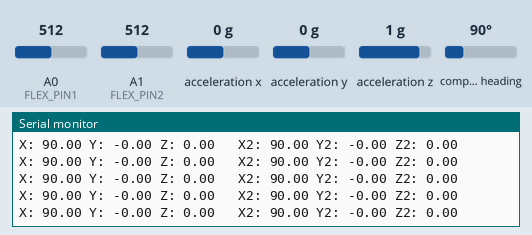
Recording of a sketch running on a simulated Arduino Uno, built with avr-gcc and run on an emulated ATmega328P. Shown: the last lines printed to the serial monitor. The inputs (shaded band) are chosen by the test bench; at power-on: compass heading 90°, A0 (FLEX_PIN1) = 512, A1 (FLEX_PIN2) = 512, acceleration x 0 g, acceleration y 0 g, acceleration z 1 g.

Above: at 9.4 s.
9.5 s: compass heading set to 174°
At 9.57 s:
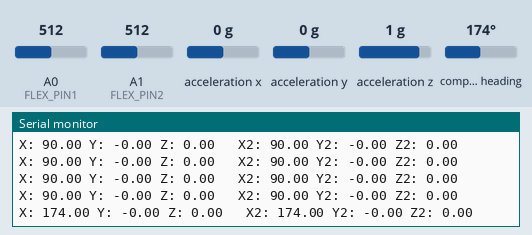
11.0 s: compass heading set to 185°
At 11.05 s:
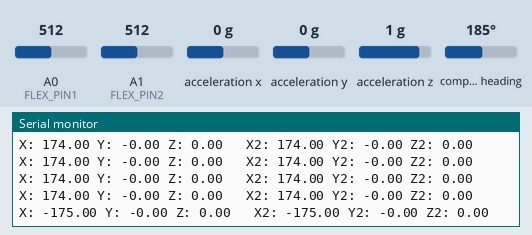
Timing chart, 0 to 14.0 s (numbered marks = the images above; inputs shaded):
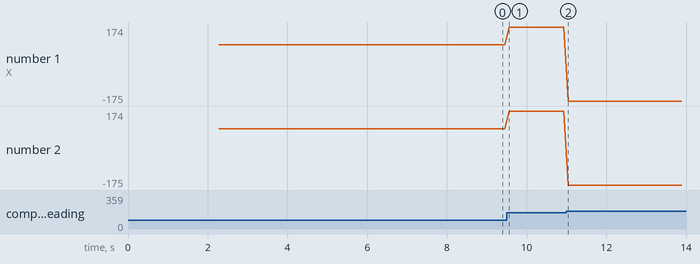

The sketch:

Basic2_BNO055Reader.ino
```cpp
/*
 * Irene Terpstra
 * Team Handroid 
 * 12/29/17 
 * Code for saving BNO055 output info 
 */
#include <Wire.h>
#include <Adafruit_Sensor.h>
#include <Adafruit_BNO055.h>
#include <utility/imumaths.h>
#include <SPI.h>
#include <SD.h>

const int chipSelect = 4;

const int FLEX_PIN1 = A0; // Pin connected to voltage divider output
const int FLEX_PIN2 = A1; // Pin connected to voltage divider output
// Measure the voltage at 5V and the actual resistance of your
// 47k resistor, and enter them below:
const float VCC = 4.98; // Measured voltage of Ardunio 5V line
const float R_DIV = 47500.0; // Measured resistance of 3.3k resistor
const float STRAIGHT_RESISTANCE = 37300.0; // resistance when straight
const float BEND_RESISTANCE = 90000.0; // resistance at 90 deg
int minBend = -20;
int maxBend = 95;
float angle1 = 0;
float angle2 = 0;

double r = 0; // roll
double p = 0; // pitch
double y = 0; // yaw / spin

double zeroBX = 0;
double tempBX = 0;
double BX;
double BY;
double BZ;

double zeroBX2 = 0;
double tempBX2 = 0;
double BX2;
double BY2;
double BZ2;


int BNO055_SAMPLERATE_DELAY_MS = 100;

Adafruit_BNO055 bno = Adafruit_BNO055(55);
Adafruit_BNO055 bno2 = Adafruit_BNO055(56, BNO055_ADDRESS_B);


/**************************************************************************/
/*
    Displays some basic information on this sensor from the unified
    sensor API sensor_t type (see Adafruit_Sensor for more information)
*/
/**************************************************************************/
void displaySensorDetails(void)
{
  sensor_t sensor;
  bno.getSensor(&sensor);
  Serial.println("------------------------------------");
  Serial.print  ("Sensor:       "); Serial.println(sensor.name);
  Serial.print  ("Driver Ver:   "); Serial.println(sensor.version);
  Serial.print  ("Unique ID:    "); Serial.println(sensor.sensor_id);
  Serial.print  ("Max Value:    "); Serial.print(sensor.max_value); Serial.println(" xxx");
  Serial.print  ("Min Value:    "); Serial.print(sensor.min_value); Serial.println(" xxx");
  Serial.print  ("Resolution:   "); Serial.print(sensor.resolution); Serial.println(" xxx");
  Serial.println("------------------------------------");
  Serial.println("");
  delay(500);
}
void displaySensorDetails2(void)
{
  sensor_t sensor;
  bno2.getSensor(&sensor);
  Serial.println(F("------------------------------------"));
  Serial.print  (F("Sensor:       ")); Serial.println(sensor.name);
  Serial.print  (F("Driver Ver:   ")); Serial.println(sensor.version);
  Serial.print  (F("Unique ID:    ")); Serial.println(sensor.sensor_id);
  Serial.print  (F("Max Value:    ")); Serial.println(sensor.max_value);
  Serial.print  (F("Min Value:    ")); Serial.println(sensor.min_value);
  Serial.print  (F("Resolution:   ")); Serial.println(sensor.resolution);
  Serial.println(F("------------------------------------"));
  Serial.println();
  delay(500);
}
/**************************************************************************/
/*
    Display sensor calibration status
*/
/**************************************************************************/
void displayCalStatus(void)
{
  /* Get the four calibration values (0..3) Any sensor data reporting 0 should be ignored, 3 means 'fully calibrated" */
  uint8_t system, gyro, accel, mag;
  system = gyro = accel = mag = 0;
  bno.getCalibration(&system, &gyro, &accel, &mag);
  bno2.getCalibration(&system, &gyro, &accel, &mag);

  /* The data should be ignored until the system calibration is > 0 */
  Serial.print("\t");
  if (!system)
  {
    Serial.print("! ");
  }
}

int convertFlexPower(double input){
  int output = 0;
  if (input <= 90 && input >= 10){
    output = map(input, 5, 90, 0, 50); // ((roll - 10) / 90); // o => [0,50]
  } else if (input > 90){
    output = 50;
  }
  return output;
}

float calculateResistance(int pinout){
  float angle = 0;
  int flexADC = analogRead(pinout);
  float flexV = flexADC * VCC / 1023.0;
  float flexR = R_DIV * (VCC / flexV - 1.0);
  // Use the calculated resistance to estimate the sensor's bend angle:
  angle = map(flexR, STRAIGHT_RESISTANCE, BEND_RESISTANCE, 0, 90.0);
  return angle;
}


void setup(void)
{
  Serial.begin(9600);
  Serial.println(F("Orientation Sensor Test")); Serial.println("");

  /* Initialise the sensor */
  if(!bno.begin())
  {
    Serial.print(F("Ooops, no BNO055 detected ... Check your wiring or I2C ADDR!"));
    while(1);
  }
  if(!bno2.begin())
  {
    Serial.print(F("Ooops, no BNO055 detected ... Check your wiring or I2C ADDR!"));
    while(1);
  }

  delay(1000);

  /* Display some basic information on this sensor */
  displaySensorDetails();
  displaySensorDetails2();

  bno.setExtCrystalUse(true);
  bno2.setExtCrystalUse(true);

  pinMode(FLEX_PIN1, INPUT);
  pinMode(FLEX_PIN2, INPUT);

}

void updateSensorData(){
  sensors_event_t event;
  bno.getEvent(&event);

  angle1 = calculateResistance(FLEX_PIN1);
  angle2 = calculateResistance(FLEX_PIN2);

  if (angle2 > 50){
    zeroBX = event.orientation.x;
  }
  if ((event.orientation.x - zeroBX) > 0){
    tempBX = event.orientation.x - zeroBX;
  } else {
    tempBX = 360 + (event.orientation.x - zeroBX);
  }

  if(tempBX <= 180){
    BX = tempBX;
  } else {
    BX = tempBX - 360;
  }

  BZ = event.orientation.z;
  BY = event.orientation.y;
}
void updateSensorData2(){
  sensors_event_t event;
  bno2.getEvent(&event);

  angle1 = calculateResistance(FLEX_PIN1);
  angle2 = calculateResistance(FLEX_PIN2);

  if (angle2 > 50){
    zeroBX2 = event.orientation.x;
  }
  if ((event.orientation.x - zeroBX2) > 0){
    tempBX2 = event.orientation.x - zeroBX2;
  } else {
    tempBX2 = 360 + (event.orientation.x - zeroBX2);
  }

  if(tempBX2 <= 180){
    BX2 = tempBX2;
  } else {
    BX2 = tempBX2 - 360;
  }

  BZ2 = event.orientation.z;
  BY2 = event.orientation.y;
}
void loop(void) {

  updateSensorData();
  updateSensorData2();
  Serial.println(String("X: ") + BX + " Y: " + BZ + " Z: " + BY + "   X2: " + BX2 + " Y2: " + BZ2 + " Z2: " + BY2);

  //Serial.print("\tBend 1: " + String(angle1));
  //Serial.print("\tBend 2: " + String(angle2));


  /* Wait the specified delay before requesting nex data */
  delay(BNO055_SAMPLERATE_DELAY_MS);
}
```

Measured:
- after the input at 9.5 s, the serial monitor: prints a new line after 0.06 s (image 1)
- after the input at 11.0 s, the serial monitor: prints a new line at once (image 2)
- plotted number 1: 90 → 174 after the input at 9.5 s, 174 → -175 after the input at 11.0 s
- plotted number 2: 90 → 174 after the input at 9.5 s, 174 → -175 after the input at 11.0 s
